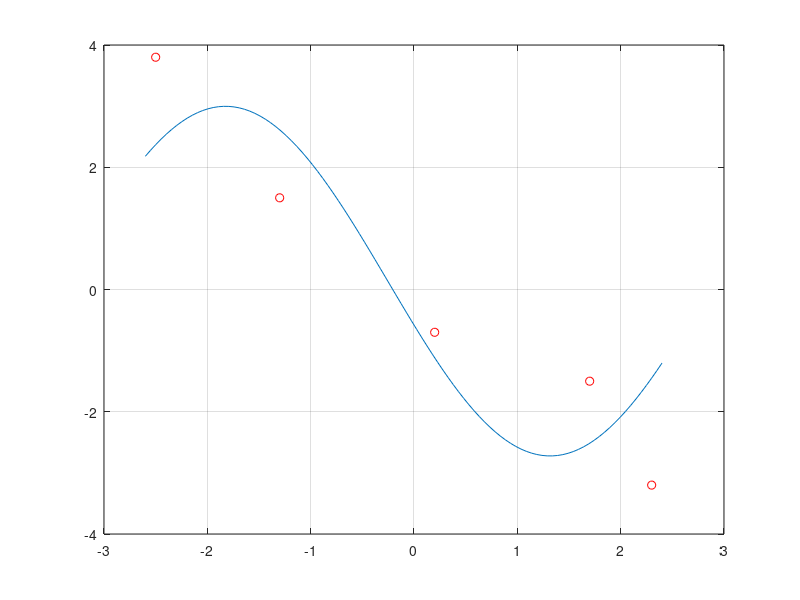

Here is the MATLAB script that generated this plot:
x = [-2.5 -1.3 0.2 1.7 2.3]';
y = [3.8 1.5 -0.7 -1.5 -3.2]';

A = [sin(x) cos(x) ones(5,1)];
c = A\y;

f = @(x) c(1)*sin(x) + c(2)*cos(x) + c(3);

printf('c = %1.5e\n',c)
printf('r = %1.5e\n',norm(y - polyval(c,x)))

xx = linspace(-2.6,2.4);
plot(x,y,'ro',...
     xx,f(xx));grid